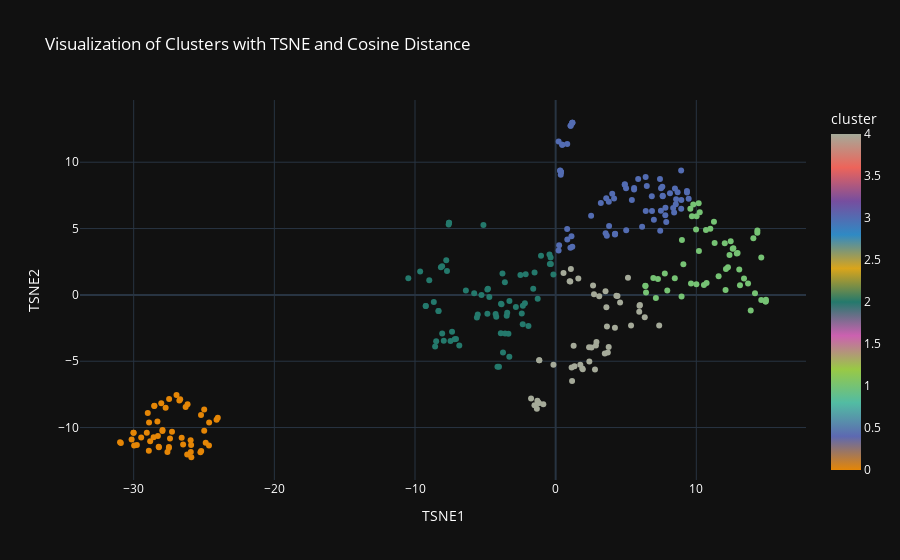

The code cell stored with this chart in its notebook:
### Code cell
pca = PCA(n_components=5)
principal_components = pca.fit_transform(df_fundamentals_final.select_dtypes(include=['int', 'float64', 'number']))

tsne = TSNE(n_components=2, metric='cosine')
tsne_results = tsne.fit_transform(principal_components)

kmeans = KMeans(n_clusters=5, max_iter=10_000, random_state=19051992)
clusters = kmeans.fit_predict(tsne_results)

df_visualization = pd.DataFrame(tsne_results, columns=['TSNE1', 'TSNE2'])
df_visualization['cluster'] = clusters

fig = px.scatter(df_visualization, x='TSNE1', y='TSNE2', color='cluster', title='Visualization of Clusters with TSNE and Cosine Distance', color_continuous_scale=px.colors.qualitative.Vivid)
fig.update_layout(template='plotly_dark', font=dict(color='white'))
fig.show()

### Figure 1 — Plotly figure (JSON) as saved in the notebook; plotly's stock layout.template omitted (floating-point values rounded to 4 significant figures; data arrays with more than 128 entries replaced by an {"elided": "..."} marker saying what was removed)
{"data": [{"hovertemplate": "TSNE1=%{x}<br>TSNE2=%{y}<br>cluster=%{marker.color}<extra></extra>", "legendgroup": "", "marker": {"color": {"elided": "291 int values"}, "coloraxis": "coloraxis", "symbol": "circle"}, "mode": "markers", "name": "", "orientation": "v", "showlegend": false, "type": "scatter", "x": {"elided": "291 float values"}, "xaxis": "x", "y": {"elided": "291 float values"}, "yaxis": "y"}], "layout": {"coloraxis": {"colorbar": {"title": {"text": "cluster"}}, "colorscale": [[0, "rgb(229, 134, 6)"], [0.1, "rgb(93, 105, 177)"], [0.2, "rgb(82, 188, 163)"], [0.3, "rgb(153, 201, 69)"], [0.4, "rgb(204, 97, 176)"], [0.5, "rgb(36, 121, 108)"], [0.6, "rgb(218, 165, 27)"], [0.7, "rgb(47, 138, 196)"], [0.8, "rgb(118, 78, 159)"], [0.9, "rgb(237, 100, 90)"], [1, "rgb(165, 170, 153)"]]}, "font": {"color": "white"}, "legend": {"tracegroupgap": 0}, "title": {"text": "Visualization of Clusters with TSNE and Cosine Distance"}, "xaxis": {"anchor": "y", "domain": [0, 1], "title": {"text": "TSNE1"}}, "yaxis": {"anchor": "x", "domain": [0, 1], "title": {"text": "TSNE2"}}}}
